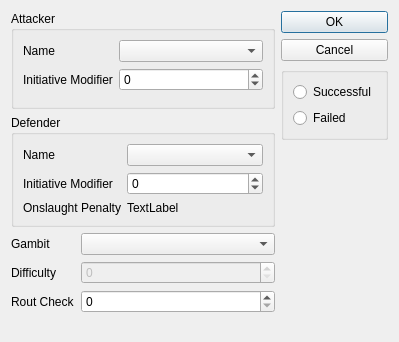
<?xml version="1.0" encoding="UTF-8"?>
<ui version="4.0">
 <class>DecisiveAttacks</class>
 <widget class="QDialog" name="DecisiveAttacks">
  <property name="geometry">
   <rect>
    <x>0</x>
    <y>0</y>
    <width>399</width>
    <height>342</height>
   </rect>
  </property>
  <property name="windowTitle">
   <string>Dialog</string>
  </property>
  <layout class="QHBoxLayout" name="horizontalLayout">
   <item>
    <layout class="QVBoxLayout" name="verticalLayout_2">
     <item>
      <widget class="QGroupBox" name="groupBox">
       <property name="title">
        <string>Attacker</string>
       </property>
       <layout class="QFormLayout" name="formLayout_2">
        <item row="0" column="0">
         <widget class="QLabel" name="label">
          <property name="text">
           <string>Name</string>
          </property>
         </widget>
        </item>
        <item row="0" column="1">
         <widget class="QComboBox" name="attacker_combo">
          <property name="sizePolicy">
           <sizepolicy hsizetype="MinimumExpanding" vsizetype="Fixed">
            <horstretch>0</horstretch>
            <verstretch>0</verstretch>
           </sizepolicy>
          </property>
         </widget>
        </item>
        <item row="1" column="0">
         <widget class="QLabel" name="label_2">
          <property name="text">
           <string>Initiative Modifier</string>
          </property>
         </widget>
        </item>
        <item row="1" column="1">
         <widget class="QSpinBox" name="a_spinBox">
          <property name="minimum">
           <number>-99</number>
          </property>
         </widget>
        </item>
       </layout>
      </widget>
     </item>
     <item>
      <widget class="QGroupBox" name="groupBox_2">
       <property name="title">
        <string>Defender</string>
       </property>
       <layout class="QFormLayout" name="formLayout_3">
        <item row="0" column="0">
         <widget class="QLabel" name="label_3">
          <property name="text">
           <string>Name</string>
          </property>
         </widget>
        </item>
        <item row="0" column="1">
         <widget class="QComboBox" name="defender_combobox">
          <property name="sizePolicy">
           <sizepolicy hsizetype="MinimumExpanding" vsizetype="Fixed">
            <horstretch>0</horstretch>
            <verstretch>0</verstretch>
           </sizepolicy>
          </property>
         </widget>
        </item>
        <item row="1" column="0">
         <widget class="QLabel" name="label_4">
          <property name="text">
           <string>Initiative Modifier</string>
          </property>
         </widget>
        </item>
        <item row="1" column="1">
         <widget class="QSpinBox" name="d_spinbox">
          <property name="minimum">
           <number>-99</number>
          </property>
         </widget>
        </item>
        <item row="2" column="0">
         <widget class="QLabel" name="label_7">
          <property name="text">
           <string>Onslaught Penalty</string>
          </property>
         </widget>
        </item>
        <item row="2" column="1">
         <widget class="QLabel" name="onslaught_lbl">
          <property name="text">
           <string>TextLabel</string>
          </property>
         </widget>
        </item>
       </layout>
      </widget>
     </item>
     <item>
      <layout class="QFormLayout" name="formLayout_4">
       <item row="0" column="0">
        <widget class="QLabel" name="label_5">
         <property name="text">
          <string>Gambit</string>
         </property>
        </widget>
       </item>
       <item row="0" column="1">
        <widget class="QComboBox" name="gambit_combo"/>
       </item>
       <item row="2" column="1">
        <widget class="QSpinBox" name="spinBox"/>
       </item>
       <item row="2" column="0">
        <widget class="QLabel" name="label_6">
         <property name="text">
          <string>Rout Check</string>
         </property>
        </widget>
       </item>
       <item row="1" column="0">
        <widget class="QLabel" name="label_8">
         <property name="text">
          <string>Difficulty</string>
         </property>
        </widget>
       </item>
       <item row="1" column="1">
        <widget class="QSpinBox" name="difficulty_spinbox">
         <property name="enabled">
          <bool>false</bool>
         </property>
        </widget>
       </item>
      </layout>
     </item>
    </layout>
   </item>
   <item>
    <layout class="QVBoxLayout" name="verticalLayout_4">
     <item>
      <widget class="QDialogButtonBox" name="buttonBox">
       <property name="sizePolicy">
        <sizepolicy hsizetype="Minimum" vsizetype="Fixed">
         <horstretch>0</horstretch>
         <verstretch>0</verstretch>
        </sizepolicy>
       </property>
       <property name="orientation">
        <enum>Qt::Vertical</enum>
       </property>
       <property name="standardButtons">
        <set>QDialogButtonBox::Cancel|QDialogButtonBox::Ok</set>
       </property>
      </widget>
     </item>
     <item>
      <widget class="QGroupBox" name="groupBox_4">
       <property name="sizePolicy">
        <sizepolicy hsizetype="Preferred" vsizetype="Fixed">
         <horstretch>0</horstretch>
         <verstretch>0</verstretch>
        </sizepolicy>
       </property>
       <property name="layoutDirection">
        <enum>Qt::LeftToRight</enum>
       </property>
       <property name="title">
        <string/>
       </property>
       <property name="alignment">
        <set>Qt::AlignLeading|Qt::AlignLeft|Qt::AlignTop</set>
       </property>
       <layout class="QVBoxLayout" name="verticalLayout_3">
        <item>
         <widget class="QRadioButton" name="success_radio">
          <property name="text">
           <string>Successful</string>
          </property>
         </widget>
        </item>
        <item>
         <widget class="QRadioButton" name="fail_radio">
          <property name="text">
           <string>Failed</string>
          </property>
         </widget>
        </item>
       </layout>
      </widget>
     </item>
     <item>
      <spacer name="verticalSpacer">
       <property name="orientation">
        <enum>Qt::Vertical</enum>
       </property>
       <property name="sizeHint" stdset="0">
        <size>
         <width>20</width>
         <height>40</height>
        </size>
       </property>
      </spacer>
     </item>
    </layout>
   </item>
  </layout>
 </widget>
 <resources/>
 <connections>
  <connection>
   <sender>buttonBox</sender>
   <signal>accepted()</signal>
   <receiver>DecisiveAttacks</receiver>
   <slot>accept()</slot>
   <hints>
    <hint type="sourcelabel">
     <x>248</x>
     <y>254</y>
    </hint>
    <hint type="destinationlabel">
     <x>157</x>
     <y>274</y>
    </hint>
   </hints>
  </connection>
  <connection>
   <sender>buttonBox</sender>
   <signal>rejected()</signal>
   <receiver>DecisiveAttacks</receiver>
   <slot>reject()</slot>
   <hints>
    <hint type="sourcelabel">
     <x>316</x>
     <y>260</y>
    </hint>
    <hint type="destinationlabel">
     <x>286</x>
     <y>274</y>
    </hint>
   </hints>
  </connection>
 </connections>
</ui>
